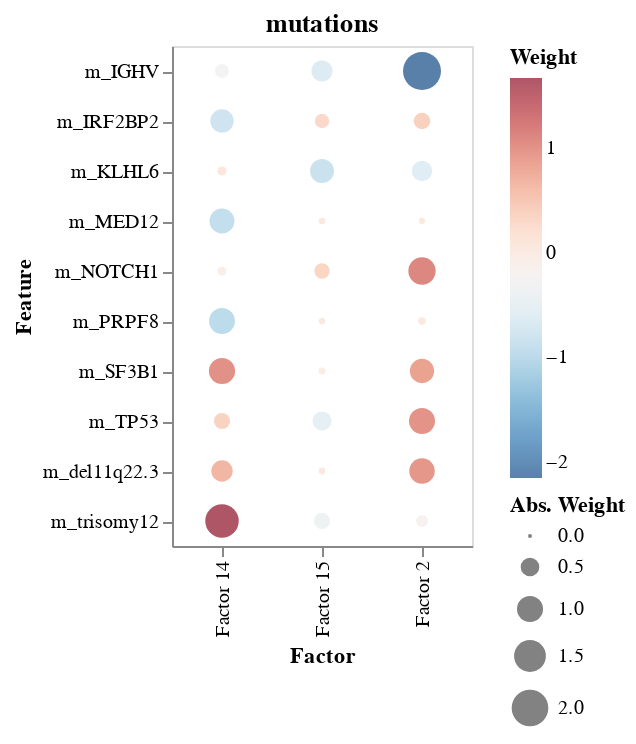

Notebook cell for this chart:
### Markdown cell above
`plot_top_weights` provides a similar visualization, yet it allows to combine multiple factors into a single plot.

### Code cell
plot_top_weights(model, views=["mutations"], factors=[1, 2, 3])

### Figure 1 — Vega specification as saved in the notebook (floating-point values rounded to 4 significant figures)
{"$schema": "https://vega.github.io/schema/vega/v5.json", "data": [{"name": "source_0", "values": [{"index": "Factor 14", "value": -0.793, "value_abs": 0.793, "variable": "m_IRF2BP2"}, {"index": "Factor 2", "value": 0.391, "value_abs": 0.391, "variable": "m_IRF2BP2"}, {"index": "Factor 15", "value": 0.288, "value_abs": 0.288, "variable": "m_IRF2BP2"}, {"index": "Factor 14", "value": 0.102, "value_abs": 0.102, "variable": "m_KLHL6"}, {"index": "Factor 2", "value": -0.604, "value_abs": 0.604, "variable": "m_KLHL6"}, {"index": "Factor 15", "value": -0.838, "value_abs": 0.838, "variable": "m_KLHL6"}, {"index": "Factor 14", "value": -0.918, "value_abs": 0.918, "variable": "m_MED12"}, {"index": "Factor 2", "value": 0.036, "value_abs": 0.036, "variable": "m_MED12"}, {"index": "Factor 15", "value": 0.042, "value_abs": 0.042, "variable": "m_MED12"}, {"index": "Factor 14", "value": 0.665, "value_abs": 0.665, "variable": "m_del11q22.3"}, {"index": "Factor 2", "value": 0.957, "value_abs": 0.957, "variable": "m_del11q22.3"}, {"index": "Factor 15", "value": 0.048, "value_abs": 0.048, "variable": "m_del11q22.3"}, {"index": "Factor 14", "value": -0.984, "value_abs": 0.984, "variable": "m_PRPF8"}, {"index": "Factor 2", "value": 0.063, "value_abs": 0.063, "variable": "m_PRPF8"}, {"index": "Factor 15", "value": 0.043, "value_abs": 0.043, "variable": "m_PRPF8"}, {"index": "Factor 14", "value": 0.368, "value_abs": 0.368, "variable": "m_TP53"}, {"index": "Factor 2", "value": 0.997, "value_abs": 0.997, "variable": "m_TP53"}, {"index": "Factor 15", "value": -0.519, "value_abs": 0.519, "variable": "m_TP53"}, {"index": "Factor 14", "value": 1.009, "value_abs": 1.009, "variable": "m_SF3B1"}, {"index": "Factor 2", "value": 0.865, "value_abs": 0.865, "variable": "m_SF3B1"}, {"index": "Factor 15", "value": -0.054, "value_abs": 0.054, "variable": "m_SF3B1"}, {"index": "Factor 14", "value": -0.1, "value_abs": 0.1, "variable": "m_NOTCH1"}, {"index": "Factor 2", "value": 1.097, "value_abs": 1.097, "variable": "m_NOTCH1"}, {"index": "Factor 15", "value": 0.329, "value_abs": 0.329, "variable": "m_NOTCH1"}, {"index": "Factor 14", "value": 1.666, "value_abs": 1.666, "variable": "m_trisomy12"}, {"index": "Factor 2", "value": -0.194, "value_abs": 0.194, "variable": "m_trisomy12"}, {"index": "Factor 15", "value": -0.375, "value_abs": 0.375, "variable": "m_trisomy12"}, {"index": "Factor 14", "value": -0.27, "value_abs": 0.27, "variable": "m_IGHV"}, {"index": "Factor 2", "value": -2.151, "value_abs": 2.151, "variable": "m_IGHV"}, {"index": "Factor 15", "value": -0.652, "value_abs": 0.652, "variable": "m_IGHV"}]}, {"name": "source_0_color_domain_value", "values": [{"min": -2.151, "max": 1.666}]}, {"name": "source_0_size_domain_value_abs", "values": [{"min": 0.036, "max": 2.151}]}, {"name": "source_0_concat_0_x_domain_index", "values": [{"index": "Factor 14"}, {"index": "Factor 2"}, {"index": "Factor 15"}]}, {"name": "source_0_concat_0_y_domain_variable", "values": [{"variable": "m_IRF2BP2"}, {"variable": "m_KLHL6"}, {"variable": "m_MED12"}, {"variable": "m_del11q22.3"}, {"variable": "m_PRPF8"}, {"variable": "m_TP53"}, {"variable": "m_SF3B1"}, {"variable": "m_NOTCH1"}, {"variable": "m_trisomy12"}, {"variable": "m_IGHV"}]}], "signals": [{"name": "childWidth", "value": 150}], "marks": [{"type": "group", "name": "concat_0_group", "encode": {"update": {"height": {"signal": "height"}, "width": {"signal": "childWidth"}}}, "marks": [{"type": "symbol", "name": "concat_0_marks", "from": {"data": "source_0"}, "encode": {"update": {"y": {"field": "variable", "scale": "concat_0_y"}, "x": {"field": "index", "scale": "concat_0_x"}, "fill": {"field": "value", "scale": "color"}, "opacity": {"value": 0.7}, "size": {"field": "value_abs", "scale": "size"}, "shape": {"value": "circle"}}}, "style": ["circle"]}], "axes": [{"scale": "concat_0_x", "orient": "bottom", "grid": false, "labelAlign": "right", "labelBaseline": "middle", "zindex": 0, "title": "Factor", "labelAngle": 270}, {"scale": "concat_0_y", "title": "Feature", "zindex": 0, "orient": "left", "grid": false}], "title": {"text": "mutations", "frame": "group"}, "style": "cell"}], "scales": [{"name": "color", "type": "linear", "domain": [{"signal": "(data(\"source_0_color_domain_value\")[0] || {}).min"}, {"signal": "(data(\"source_0_color_domain_value\")[0] || {}).max"}], "range": {"scheme": "redblue"}, "reverse": true, "interpolate": "hcl", "zero": false}, {"name": "size", "type": "linear", "domain": [{"signal": "(data(\"source_0_size_domain_value_abs\")[0] || {}).min"}, {"signal": "(data(\"source_0_size_domain_value_abs\")[0] || {}).max"}], "range": [4, 361], "zero": true}, {"name": "concat_0_x", "type": "point", "domain": {"data": "source_0_concat_0_x_domain_index", "field": "index", "sort": true}, "range": [0, {"signal": "childWidth"}], "padding": 0.5}, {"name": "concat_0_y", "type": "point", "domain": {"data": "source_0_concat_0_y_domain_variable", "field": "variable", "sort": true}, "range": [0, {"signal": "height"}], "padding": 0.5}], "legends": [{"title": "Weight", "fill": "color", "gradientLength": {"signal": "clamp(height, 64, 200)"}, "encode": {"gradient": {"update": {"opacity": {"value": 0.7}}}}}, {"title": "Abs. Weight", "size": "size", "symbolType": "circle", "encode": {"symbols": {"update": {"fill": {"value": "black"}, "fillOpacity": {"value": 0.7}, "opacity": {"value": 0.7}, "stroke": {"value": "transparent"}}}}}], "layout": {"padding": 20, "bounds": "full", "align": "each"}, "height": 250, "background": "white", "padding": 5}
